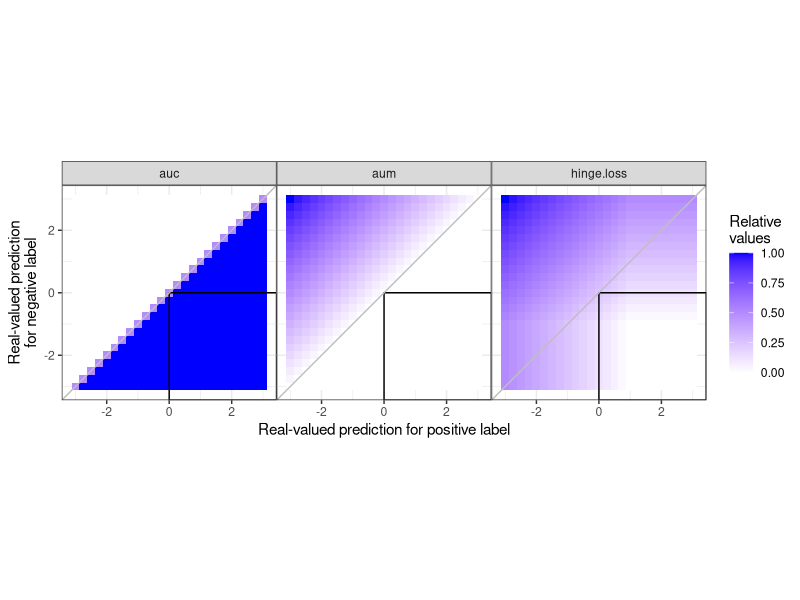

Recreate this plot in R.
library(data.table)
library(ggplot2)

loss.wide <- data.table::fread("figure-compare-hinge-loss-data.csv")

loss.wide[, neg.auc := -auc]
loss.tall <- melt(
  loss.wide,
  measure.vars = c("auc", "aum", "hinge.loss"),
  variable.name="loss.name",
  value.name="loss.value")
normalize <- function(x)(x-min(x))/(max(x)-min(x))
loss.tall[, loss.norm := normalize(loss.value), by=loss.name]
rect.dt <- data.table(
  xmin=0, xmax=Inf,
  ymin=-Inf, ymax=0)
gg <- ggplot()+
  geom_tile(aes(
    pos, neg, fill=loss.norm),
    data=loss.tall)+
  ## geom_contour(aes(
  ##   pos, neg, z=loss.norm),
  ##   data=loss.tall)+
  geom_rect(aes(
    xmin=xmin, xmax=xmax,
    ymin=ymin, ymax=ymax),
    fill=NA,
    color="black",
    data=rect.dt)+
  theme_bw()+
  theme(panel.spacing=grid::unit(0, "lines"))+
  facet_grid(. ~ loss.name)+
  geom_abline(
    slope=1, intercept=0, color="grey")+
  scale_fill_gradient(
    "Relative\nvalues",
    low="white",
    high="blue")+
  coord_equal()+
  xlab("Real-valued prediction for positive label")+
  ylab("Real-valued prediction\nfor negative label")
png("figure-compare-hinge-loss.png", width=6, height=2, res=200, units="in")
print(gg)
dev.off()
